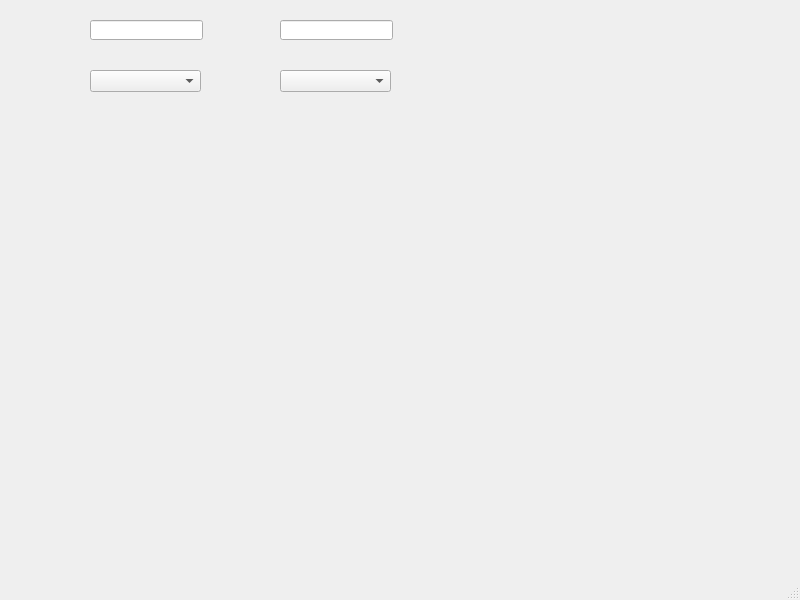
<?xml version="1.0" encoding="UTF-8"?>
<ui version="4.0">
 <class>MainWindow</class>
 <widget class="QMainWindow" name="MainWindow">
  <property name="geometry">
   <rect>
    <x>0</x>
    <y>0</y>
    <width>800</width>
    <height>600</height>
   </rect>
  </property>
  <property name="windowTitle">
   <string>MainWindow</string>
  </property>
  <widget class="QWidget" name="centralwidget">
   <widget class="QLineEdit" name="lineEdit">
    <property name="geometry">
     <rect>
      <x>90</x>
      <y>20</y>
      <width>113</width>
      <height>20</height>
     </rect>
    </property>
   </widget>
   <widget class="QComboBox" name="comboBox">
    <property name="geometry">
     <rect>
      <x>90</x>
      <y>70</y>
      <width>111</width>
      <height>22</height>
     </rect>
    </property>
    <item>
     <property name="text">
      <string/>
     </property>
    </item>
    <item>
     <property name="text">
      <string>男</string>
     </property>
    </item>
    <item>
     <property name="text">
      <string>女</string>
     </property>
    </item>
   </widget>
   <widget class="QLineEdit" name="lineEdit_2">
    <property name="geometry">
     <rect>
      <x>280</x>
      <y>20</y>
      <width>113</width>
      <height>20</height>
     </rect>
    </property>
   </widget>
   <widget class="QComboBox" name="comboBox_2">
    <property name="geometry">
     <rect>
      <x>280</x>
      <y>70</y>
      <width>111</width>
      <height>22</height>
     </rect>
    </property>
   </widget>
  </widget>
  <widget class="QMenuBar" name="menubar">
   <property name="geometry">
    <rect>
     <x>0</x>
     <y>0</y>
     <width>800</width>
     <height>23</height>
    </rect>
   </property>
  </widget>
  <widget class="QStatusBar" name="statusbar"/>
 </widget>
 <tabstops>
  <tabstop>lineEdit</tabstop>
  <tabstop>lineEdit_2</tabstop>
  <tabstop>comboBox</tabstop>
  <tabstop>comboBox_2</tabstop>
 </tabstops>
 <resources/>
 <connections/>
</ui>
